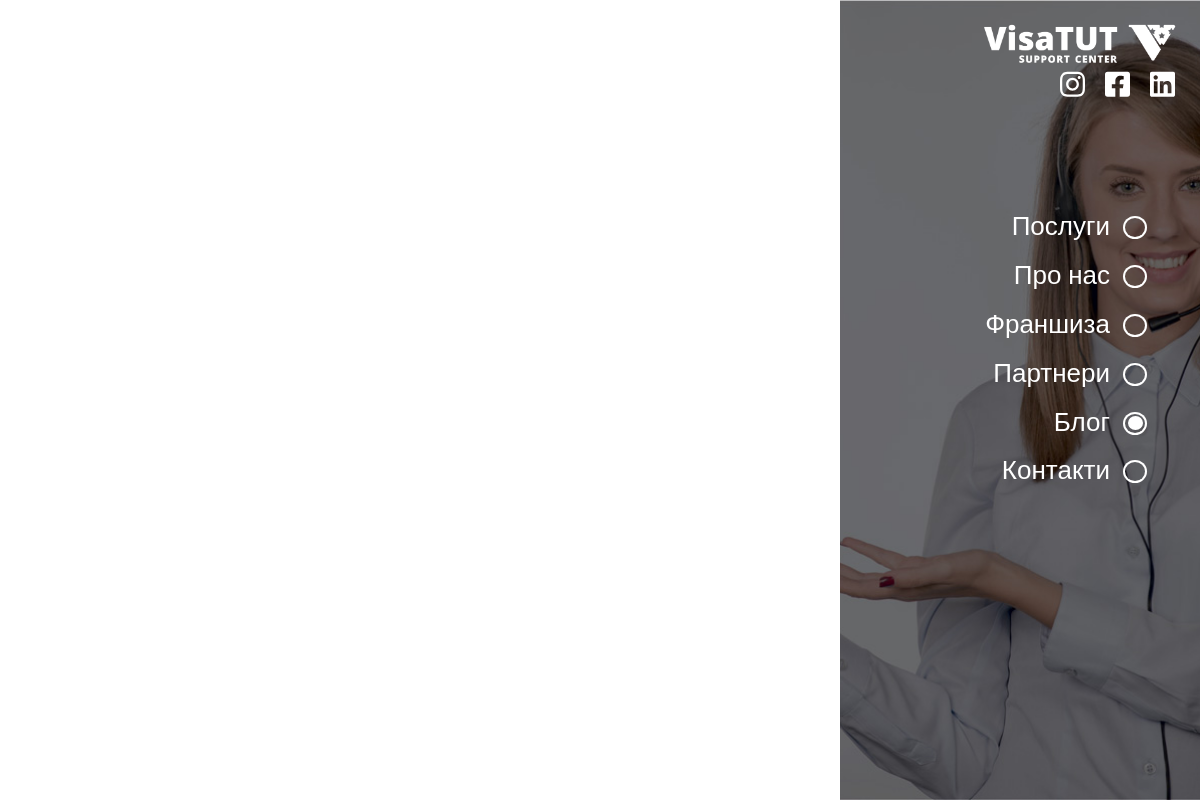
The page /blog_all/ on the database as committed earlier.
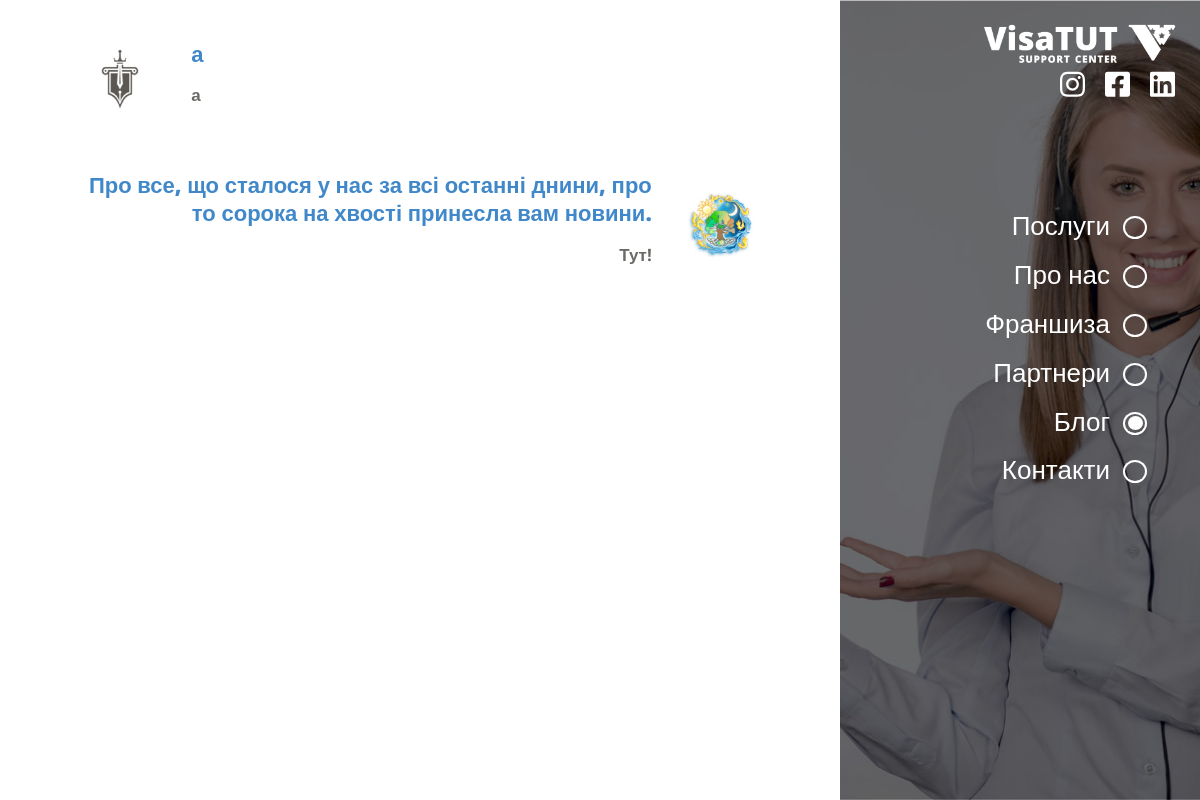
The same page on the database as committed later.
### project/blog/models.py (models this page shows, shortened)
class PostCategory(models.Model):
    title       = models.CharField(verbose_name='Заголовок', max_length=150, blank=True, null=True)
    slug        = models.SlugField(verbose_name='Посилання', unique=True)
    image       = models.ImageField(verbose_name='Зображення', blank=True, null=True)
    text        = HTMLField(verbose_name='Текст', blank=True, null=True)
    updated     = models.DateTimeField(verbose_name='Змінено', auto_now=True)
    def get_image_url(self):
        url = ''
        if self.image:
            url = self.image.url
        return url
    class Meta:
        verbose_name = 'Категорія блогу'
        verbose_name_plural = 'Категорії блогу'

### project/views.py (the view)
# urls.py: path('blog_all/',          blog_all,              name='blog_all'),
def blog_all(request):
    post_categories     = PostCategory.objects.order_by('-updated')
    return render(request, 'blog_all.html', locals())

### templates/blog_all.html (shortened to what this page needs)
<!DOCTYPE html>
<html lang="en">
<head>
	<link rel="stylesheet" href="/static/css/style.css">
</head>
<body class="services_fixed blog_fixed">
	<div class="nav-bar">
		<a class="logo_link" href="#">
			<div class="logo-wrap">
				<img src="/static/img/logo.png" alt="">
			</div>
		</a>
		<div class="hidden_nav-bar">
			<div data-index="2" data-menuanchor="secondPage" class="hidden_name slide psevdo_link">
				<div class="psevdo_point">
					<div class="psevdo_sub-point">
					</div>
				</div>
				<a href="#secondPage">
					Послуги
				</a>
			</div>
			<div data-index="3" data-menuanchor="3thPage" class="hidden_name slide psevdo_link">
				<div class="psevdo_point">
					<div class="psevdo_sub-point">
					</div>
				</div>
				<a href="#3thPage">
					Про нас
				</a>
			</div>
			<div data-index="4" data-menuanchor="4thpage" class="hidden_name slide psevdo_link">
				<div class="psevdo_point">
					<div class="psevdo_sub-point">
					</div>
				</div>
				<a href="#4thpage">
					Франшиза
				</a>
			</div>
			<div data-index="5" data-menuanchor="5thpage" class="hidden_name slide psevdo_link">
				<div class="psevdo_point">
					<div class="psevdo_sub-point">
					</div>
				</div>
				<a href="#5thpage">
					Партнери
				</a>
			</div>
			<div data-index="6" data-menuanchor="6thpage" class="hidden_name slide psevdo_link">
				<div class="psevdo_point">
					<div class="psevdo_sub-point psevdo_sub-point_active">
					</div>
				</div>
				<a href="#6thpage">
					Блог
				</a>
			</div>
			<div data-index="7" data-menuanchor="7thpage" class="hidden_name slide psevdo_link">
				<div class="psevdo_point">
					<div class="psevdo_sub-point">
					</div>
				</div>
				<a href="#7thpage">
					Контакти
				</a>
			</div>
		</div>
		  <div class="sociate-block">
			<div class="sociate-prof">
			</div>
			<div class="sociate-prof">
			</div>
			<div class="sociate-prof">
			</div>
		</div>
	</div>
		<section id="sect2" class="sect_name section sect2 services2">
			<div class="default-block">
				<div class="default-content">
					<div class="blog-block normalScroll">
						{% for post_category in post_categories %}
						<div class="blog-prof">
							<a href="" class="blog-img">
								<img src="{{ post_category.get_image_url }}" alt="">
							</a>
							<a href="" class="blog-text">
								<div class="blog__title">
									{{ post_category.title }}
								</div>
								{{ post_category.text|safe }}
							</a>
						</div>
						{% endfor %}
					</div>
				</div>
				<div class="default-image default-image-1">
				</div>
			</div>
		</section>
</body>
</html>

### static/css/style.css (style rules this page uses)
html { line-height:1.15;-webkit-text-size-adjust:100% }
body { margin:0 }
a { background-color:transparent }
img { border-style:none }
@media (min-width: 996px) { body,html { overflow:hidden } }
.default-image { height:100vh }
.default-image-1 { background:url("../img/bg-2.jpg") no-repeat center top/cover }
.hidden_nav-bar { position:fixed;-webkit-box-align:center;-ms-flex-align:center;align-items:center;right:40px;top:300px;z-index:9999 }
.hidden_name { -webkit-box-flex:1;-ms-flex:1;flex:1;color:#fff;font-size:26px;flex:1;text-align:right;margin-right:15px;cursor:pointer;margin-top:19px }
.hidden_name a { text-decoration:none;color:#fff }
body { position:relative }
.nav-bar { top:20px;right:20px;position:fixed;z-index:999 }
.logo-wrap { width:200px }
.logo-wrap img { width:100% }
.svg_soc { color:#fff;-webkit-transform:all .2s;transform:all .2s;width:25px;cursor:pointer;margin-left:20px }
.sociate-block { display:-webkit-box;display:-ms-flexbox;display:flex;-webkit-box-align:center;-ms-flex-align:center;align-items:center;margin-left:60px }
.sociate-prof { -webkit-transition:all .2s;transition:all .2s }
.sect_name { position:relative;height:100vh !important;overflow-x:hidden }
.logo_link { display:block;height:50px }
.sect2 { overflow:hidden }
.default-block { height:100vh;display:-webkit-box;display:-ms-flexbox;display:flex }
.default-content { background:#fff;position:relative;width:45%;overflow:hidden;-webkit-transition:all .4s;transition:all .4s }
.default-image { width:55%;-webkit-transition:all .4s;transition:all .4s }
@media (max-width: 1449px) { .default-content { width:60% } }
@media (max-width: 1449px) { .default-image { width:40% } }
.blog-block { display:-webkit-box;display:-ms-flexbox;display:flex;-webkit-box-orient:vertical;-webkit-box-direction:normal;-ms-flex-direction:column;flex-direction:column;height:100%;overflow:auto;margin-top:10px;padding-bottom:60px }
.blog-prof { display:-webkit-box;display:-ms-flexbox;display:flex;-webkit-box-align:center;-ms-flex-align:center;align-items:center }
.blog-img { width:35% }
.blog-img img { width:100% }
.blog-text { font-size:17px;line-height:1.3;color:#6c6a67;width:65%;text-align:left;font-weight:700;text-decoration:none;margin-left:20px }
.blog__title { width:100%;margin:0 auto;color:#4088c9;font-weight:800;font-size:22px;display:-webkit-box;display:-ms-flexbox;display:flex;-webkit-box-orient:vertical;-webkit-box-direction:normal;-ms-flex-direction:column;flex-direction:column }
.blog-prof:nth-child(2n) { -webkit-box-orient:horizontal;-webkit-box-direction:reverse;-ms-flex-direction:row-reverse;flex-direction:row-reverse }
.blog-prof:nth-child(2n) .blog-text { text-align:right;margin-right:20px }
.services2 .default-content { width:70% }
.services2 .default-image { width:30% }
.services2 .blog-text { width:85% }
.services2 .blog-img { width:15% }
.services2 .blog-block { padding-bottom:150px }
.services2 .blog-prof { width:95%;margin:0 auto;padding:8px;margin-top:20px;-webkit-transition:all .3s;transition:all .3s;cursor:pointer }
.services_fixed .blog-block { width:90%;height:70%;margin:0 auto }
.services_fixed .hidden_name { display:-webkit-box;display:-ms-flexbox;display:flex;-webkit-box-align:center;-ms-flex-align:center;align-items:center;-webkit-box-orient:horizontal;-webkit-box-direction:reverse;-ms-flex-direction:row-reverse;flex-direction:row-reverse }
.services_fixed .psevdo_point { -webkit-box-shadow:0 0 0 2px #fff;box-shadow:0 0 0 2px #fff;width:20px;height:19px;border-radius:50%;position:relative;display:-webkit-box;display:-ms-flexbox;display:flex;-webkit-box-pack:center;-ms-flex-pack:center;justify-content:center;-ms-flex-item-align:center;align-self:center;margin-left:15px;margin-top:3px }
.services_fixed .psevdo_sub-point { width:16px;height:15px;-ms-flex-item-align:center;align-self:center;border-radius:100%;display:inline-block;text-decoration:none;position:absolute }
.services_fixed .psevdo_sub-point_active { width:15px;height:14px;-ms-flex-item-align:center;align-self:center;border-radius:100%;display:inline-block;text-decoration:none;position:absolute;color:#fff;background-color:#fff;top:2.5px;left:3px }
.blog_fixed .blog-block { width:90%;height:100% }
body { position:relative;padding:0;margin:0;font-family:'Open Sans', sans-serif;font-weight:400;background-color:#fff }
*,*:after,*:before { -webkit-box-sizing:border-box;box-sizing:border-box }
.normalScroll { overflow:auto }

Rows that differ between the two databases and show on the page:
added PostCategory: get_image_url (picture), title "а", text "а"
added PostCategory: get_image_url (picture), title "Про все, що сталося у нас за всі останні днини, про то сорока на хвості принесла вам новини.", text "Тут!"
